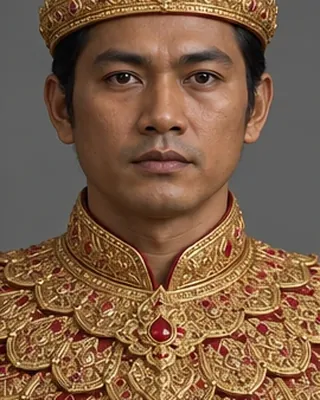
#> input picture media/faces/bagyidaw.webp, 320 x 400 px
$ python -i build.py   (imports and definitions only)
#> lines starting #> are read from the running program, lines starting #| are printed output that depends on the picture
#!/usr/bin/env python3
"""Build the website's data from the master file, data/ahom.csv (plus data/eras.json for the saga chapters).

Writes two files:
  data/ahom.json  the whole catalogue nested as period > groups > characters > scenes, and by century
  data/site.js    what the website loads: window.AHOM = {eras, reels, groups, people, reigns, scenes}

Each CSV row is one record, told apart by the `type` column:
  period  the Ahom period (name, dates, summary; group_order = the order of the person groups)
  person  a person; `group` places them, ahom_king_no places a king in the line (two numbers for two reigns).
          character_sheets lists images as "path | caption"; the kind (portrait, pose, turnaround, sheet)
          is the start of the file name, and the size is read from the file.
  scene   an event in the chronicle; scene_image is its painting (empty if not painted yet),
          people = everyone in it, main_people = who it is about, group = its era
Lists inside a cell are separated by "; ". Every image's thumbnail is the same file name in a thumb/ folder.

In site.js, versions of a scene (same era and title) become one scene with several images, kings are put
in reign order, and notes about how the images were made are left out. `face` is each person's small
portrait: a painted portrait if there is one, else the face cut from their sheet by tools/make_faces.py.
Loading the data as a script lets the site open straight from disk as well as from a server.
Unknown ids and missing files are printed and the build fails.
Run: python3 tools/build.py
"""
import csv, json, re, sys
from pathlib import Path
from PIL import Image

ROOT = Path(__file__).resolve().parent.parent
problems = []


# [4 lines left out: function exists, not called in this run]


# notes mix history with notes about how the images were made; the site shows only the history
MAKING = re.compile(r"catalogu|character sheet|\bsheet\b|reference|reconstruction|research/|\.md\b|user-provided|provisional|artistic|interpretive|costume|portrait|database|project", re.I)


def public_notes(text):
    return " ".join(s for s in re.split(r"(?<=[.!?])\s+", (text or "").strip()) if s and not MAKING.search(s))


# [8 lines left out: function years, not called in this run]


def build_site(src):
    cfg = json.loads((ROOT / "data/eras.json").read_text(encoding="utf-8"))
    period = src["periods"][0]

    # scenes: every scene appears under each of its people and centuries, so collect by id first
    raw = {}
    for c in src["centuries"]:
        for s in c["scenes"]:
            raw.setdefault(s["id"], s)
    for s in src.get("scenes_without_characters", []):
        raw.setdefault(s["id"], s)

    era_of_group = {g: e["id"] for e in cfg["eras"] for g in e["groups"]}
    merged, by_key = [], {}
    for s in sorted(raw.values(), key=lambda s: (s.get("sort_year") or 0, s["id"])):
        if s["era"] not in era_of_group:
            problems.append(f"scene {s['id']}: era {s['era']!r} is in no chapter of eras.json")
            continue
        key = (s["era"], s["title"])
        img = s.get("scene_image")
        if key in by_key:
            m = by_key[key]
            m["alias"].append(s["id"])
            m['sources'] = list(dict.fromkeys(m.get('sources', []) + s.get('sources', [])))
            if img:
                m["images"].append([exists(img), exists(s.get("scene_thumbnail"))])
            continue
        m = {
            "id": s["id"], "alias": [], "title": s["title"], "date": s.get("date_label", ""),
            "year": s.get("sort_year") or (years(s.get("date_label"))[0][0] if years(s.get("date_label")) else None), "era": era_of_group[s["era"]], "summary": s.get("summary", ""),
            "notes": public_notes(s.get("notes")), "people": s.get("people", []), "main": s.get("main_people", []),
            "sources": s.get("sources", []),
            "alt": s["title"] + ". Modern illustrated reconstruction.",
            "images": [[exists(img), exists(s.get("scene_thumbnail"))]] if img else [],
        }
        by_key[key] = m
        merged.append(m)
    # undated scenes take the year of the scene before them so they stay inside their era
    last = {}
    for m in merged:
        if m["year"] is None:
            m["year"] = last.get(m["era"])
        last[m["era"]] = m["year"]
    merged.sort(key=lambda m: ([e["id"] for e in cfg["eras"]].index(m["era"]), m["year"] or 0))
    alias = {a: m["id"] for m in merged for a in [m["id"], *m["alias"]]}

    people, groups, reigns = {}, [], []
    for g in period["dynasties"]:
        groups.append({"name": g["name"], "ids": [c["id"] for c in g["characters"]]})
        for c in g["characters"]:
            imgs = [{"src": exists(i["image"]), "thumb": exists(i["thumbnail"]), "kind": i["kind"],
                     "caption": i.get("caption", "") if i["kind"] in ("portrait", "pose") else f"{c['name']}: character study",
                     "w": i.get("width"), "h": i.get("height")}
                    for i in c.get("character_sheets", [])]
            # the small arch portrait: a painted portrait if there is one, else the face cut from the sheet
            painted = [i["thumb"] for i in imgs if i["kind"] in ("portrait", "pose")]
            cut = f"media/faces/{c['id']}.webp"
            face = painted[0] if painted else cut if (ROOT / cut).is_file() else imgs[0]["thumb"] if imgs else ""
            scene_ids = list(dict.fromkeys(alias[s["id"]] for s in c.get("scenes", []) if s["id"] in alias))
            people[c["id"]] = {k: v for k, v in {
                "id": c["id"], "name": c["name"], "as": c.get("name_assamese", ""), "group": g["name"],
                "date": c.get("date_label", ""), "start": c.get("start_year"), "end": c.get("end_year"),
                "role": c.get("role", ""), "summary": c.get("summary", ""), "notes": public_notes(c.get("notes")),
                "tai": c.get("tai_name", ""), "hindu": c.get("hindu_name", ""), "aka": c.get("also_called", ""),
                "relation": c.get("relation", ""), "fate": c.get("fate", ""), "consort": c.get("consort", ""),
                "confidence": c.get("confidence", ""), "sources": c.get("sources", []),
                "face": face, "images": imgs, "scenes": scene_ids,
            }.items() if v not in ("", None, [])}
            nos = c.get("ahom_king_no") or []
            spans = years(c.get("date_label"))
            for i, no in enumerate(nos):
                a, b = spans[min(i, len(spans) - 1)] if spans else (c.get("start_year"), c.get("end_year"))
                reigns.append({"no": no, "id": c["id"], "start": a, "end": b, "again": i > 0})
    reigns.sort(key=lambda r: r["no"])

    for m in merged:
        for pid in m["people"] + m["main"]:
            if pid not in people:
                problems.append(f"scene {m['id']}: unknown person {pid!r}")
        m["people"] = [p for p in m["people"] if p in people]
        m["main"] = [p for p in m["main"] if p in people]
        if not m["alias"]:
            del m["alias"]

    eras = []
    for e in cfg["eras"]:
        for sid in e["moments"]:
            if sid not in alias:
                problems.append(f"era {e['id']}: unknown scene {sid!r}")
        for pid in e["people"]:
            if pid not in people:
                problems.append(f"era {e['id']}: unknown person {pid!r}")
        eras.append({k: e[k] for k in ("id", "title", "start", "end", "word", "gloss", "lead", "people")} | {
            "reel": e.get("reel"), "moments": [alias.get(s, s) for s in e["moments"]],
            "scenes": [m["id"] for m in merged if m["era"] == e["id"]]})

    reels = []
    for r in cfg["reels"]:
        exists(r.get("src", f"media/reels/{r['id']}.mp4")); exists(r.get("poster", f"media/reels/{r['id']}.webp"))
        if r.get("scene") not in alias:
            problems.append(f"reel {r['id']}: unknown scene {r.get('scene')!r}")
        else:
            r = dict(r, scene=alias[r["scene"]])
        reels.append(r)

    if problems:
        return
    explore = json.loads((ROOT / "data/explore.json").read_text(encoding="utf-8"))
    for trail in explore["trails"]:
        for sid in trail["scenes"]:
            if sid not in alias:
                problems.append(f"trail {trail['id']}: unknown scene {sid}")
        trail["scenes"] = [alias.get(sid, sid) for sid in trail["scenes"]]
    for place in explore["places"]:
        place["scenes"] = [m["id"] for m in merged if any(term.casefold() in (m["title"] + ' ' + m['summary']).casefold() for term in place["terms"])]
    if problems:
        return
    contexts = json.loads((ROOT / 'data/reel-context.json').read_text(encoding='utf-8'))['as']
    captions = ROOT / 'media/reels/context'
    captions.mkdir(exist_ok=True)
    for r in reels:
        number = int(r['id'].split('-')[0])
        if number > len(contexts):
            problems.append(f"reel {r['id']}: missing Assamese context title")
            continue
        milliseconds = int(r['duration'] * 1000)
        end = f"{milliseconds//3600000:02d}:{milliseconds//60000%60:02d}:{milliseconds//1000%60:02d}.{milliseconds%1000:03d}"
        r['tracks'] = []
        for lang, title, label in [('en', r['title'], 'English · scene context'), ('as', contexts[number-1], 'অসমীয়া · দৃশ্যৰ প্ৰসংগ')]:
            rel = f"media/reels/context/{r['id']}.{lang}.vtt"
            (ROOT / rel).write_text(f'WEBVTT\n\n00:00:00.000 --> {end}\n{title}\n', encoding='utf-8')
            r['tracks'].append({'src': rel, 'lang': lang, 'label': label})
    if problems:
        return
    basemap = json.loads((ROOT / 'assets/maps/assam.json').read_text(encoding='utf-8'))
    boundaries = json.loads((ROOT / 'assets/maps/boundaries.json').read_text(encoding='utf-8'))
    for place in explore['places']:
        if len(place.get('geo',[])) != 2:
            problems.append(f"place {place['id']}: missing [latitude, longitude]")
    if problems:
        return
    from map_events import build_map_events
    atlas = build_map_events(ROOT, merged, basemap)
    data = {"eras": eras, "reels": reels, "groups": groups, "people": people, "reigns": reigns, "scenes": merged, "basemap": basemap, "boundaries": boundaries, "atlas": atlas, **explore}
    # daily life (tools/build_life.py): generated villages, work and objects, kept apart from the chronicle scenes
    life = json.loads((ROOT / "data/life.json").read_text(encoding="utf-8"))
    life.pop("note", None)
    for sec in life["sections"]:
        if sec.get("era") and sec["era"] not in {e["id"] for e in eras}:
            problems.append(f"life section {sec['id']}: unknown era {sec['era']}")
        for it in sec["items"]:
            [exists(x) for x in it["img"]]
    data["life"] = life
    out = ROOT / "data/site.js"
    out.write_text("// Generated by tools/build.py from data/ahom.csv and data/eras.json. Do not edit.\nwindow.AHOM = "
                   + json.dumps(data, ensure_ascii=False, separators=(",", ":")) + ";\n", encoding="utf-8")
    print(f"{out.relative_to(ROOT)}: {len(eras)} chapters, {len(people)} people, {len(reigns)} reigns, "
          f"{len(merged)} scenes ({sum(len(m['images']) for m in merged)} images), {out.stat().st_size // 1024} KB")
    from static_pages import build_pages
    build_pages(ROOT, data)
    return True


FULL_KINDS = {"sheet", "turnaround", "face", "costume", "props", "palette"}
INTS = ("start_year", "end_year", "sort_year", "koch_no")


def lst(v):
    return [x.strip() for x in (v or "").split(";") if x.strip()]


def thumb_of(path):
    d, n = path.rsplit("/", 1)
    return f"{d}/thumb/{n}"


# [95 lines left out: functions num, scene_record, build_tree, main, not called in this run]


# [2 lines not run here, left out]

>>> import cv2
>>> picture = cv2.imread('../media/faces/bagyidaw.webp', cv2.IMREAD_GRAYSCALE)
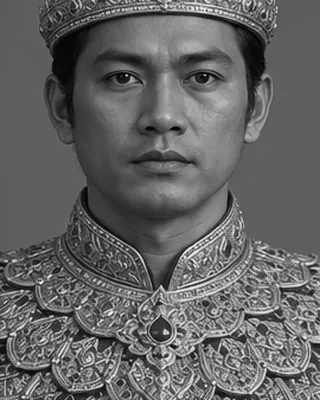
#> picture: shape (400, 320); min 0, max 250, mean 100.1
#> (the run stopped early here; a loop or call above may not have finished)

$ run again, on media/faces/nandi-chutia.webp
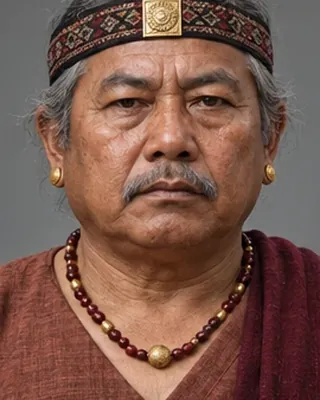
#> input picture media/faces/nandi-chutia.webp, 320 x 400 px
#> `picture = cv2.imread('../media/faces/bagyidaw.webp', cv2.IMREAD_GRAYSC..`:
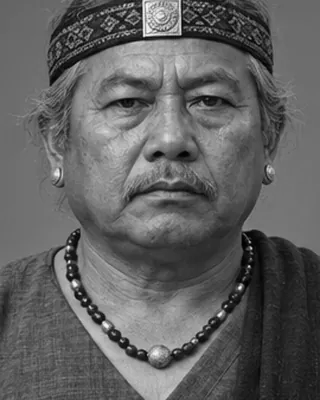
#> picture: shape (400, 320); min 0, max 251, mean 96.8

$ run again, on media/faces/ramdhwaj-singha.webp
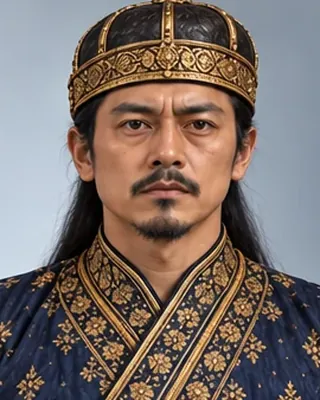
#> input picture media/faces/ramdhwaj-singha.webp, 320 x 400 px
#> `picture = cv2.imread('../media/faces/bagyidaw.webp', cv2.IMREAD_GRAYSC..`:
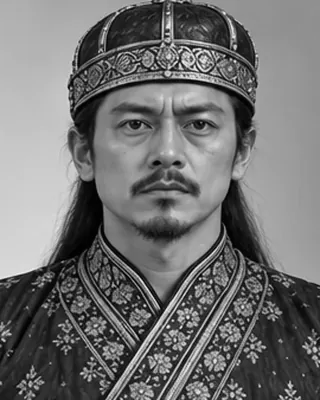
#> picture: shape (400, 320); min 0, max 251, mean 113.2

$ run again, on media/faces/ruchinath-burhagohain.webp
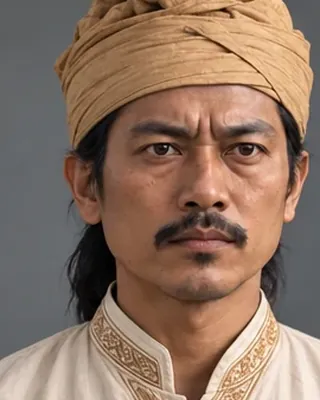
#> input picture media/faces/ruchinath-burhagohain.webp, 320 x 400 px
#> `picture = cv2.imread('../media/faces/bagyidaw.webp', cv2.IMREAD_GRAYSC..`:
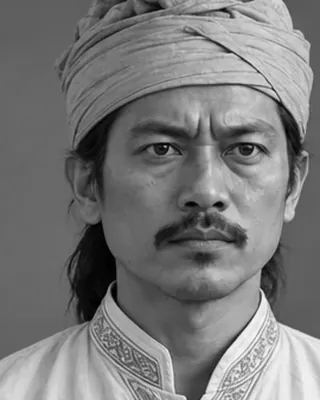
#> picture: shape (400, 320); min 0, max 250, mean 121
